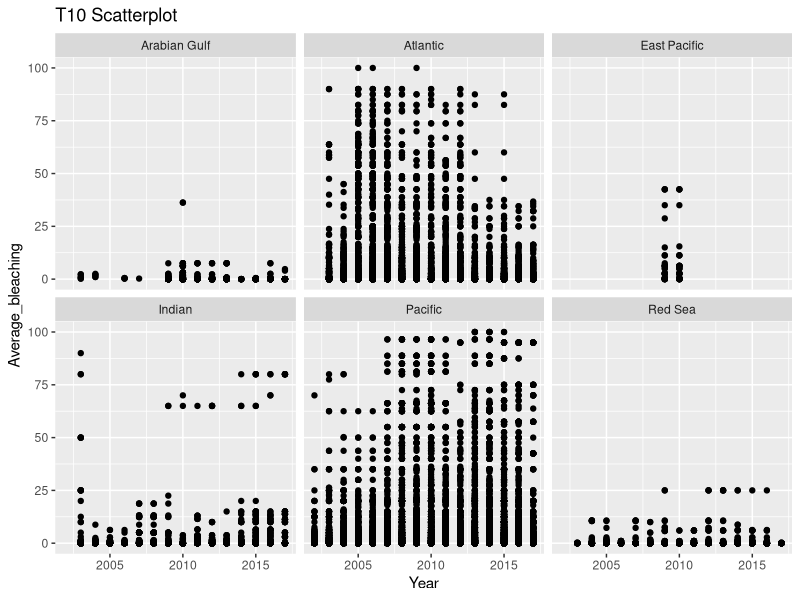
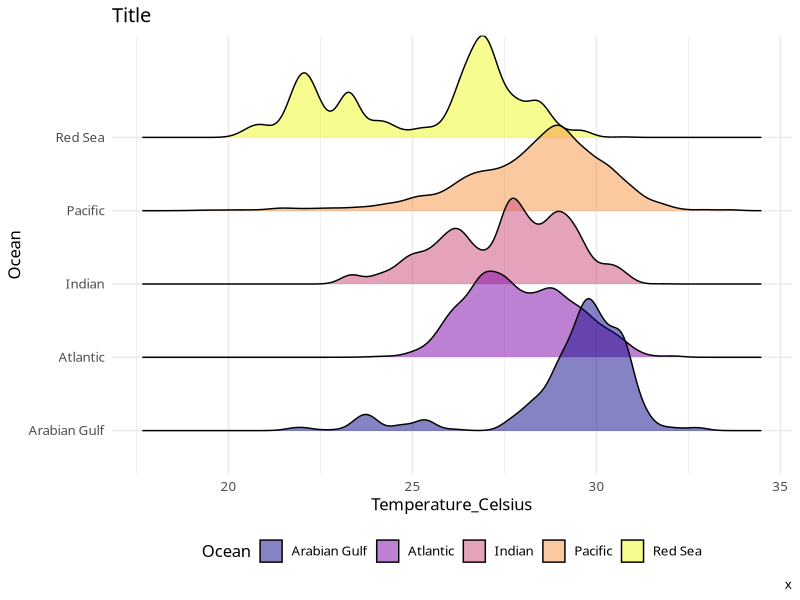
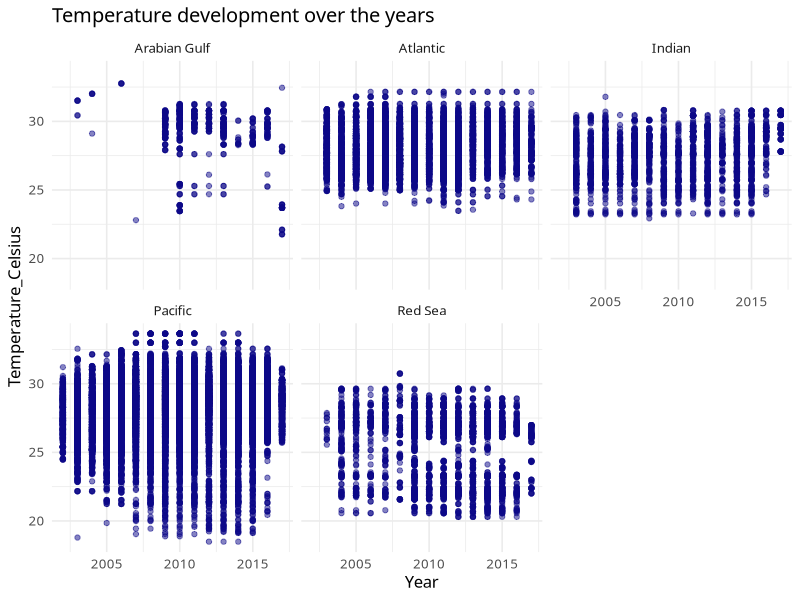
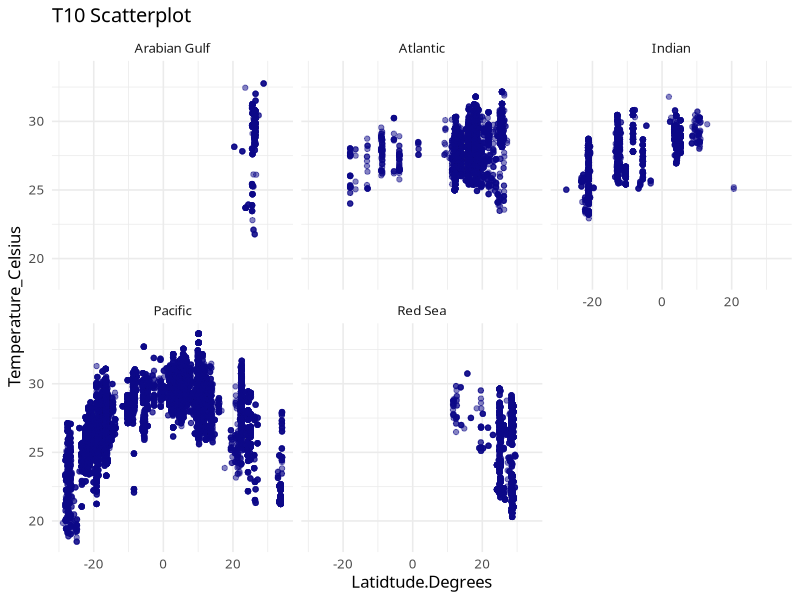
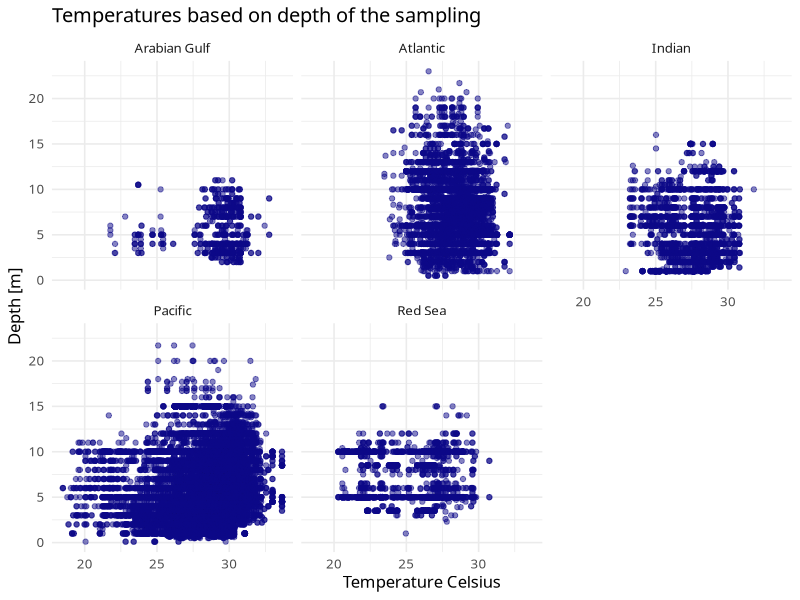
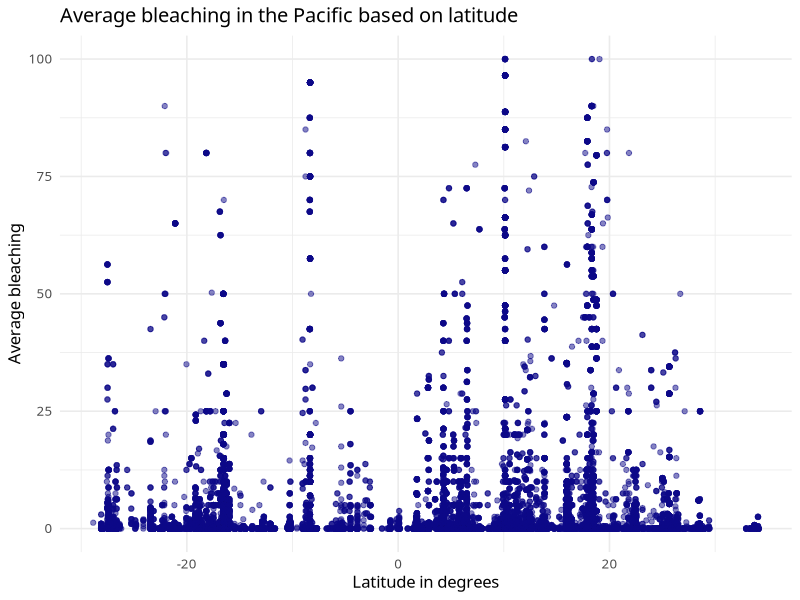
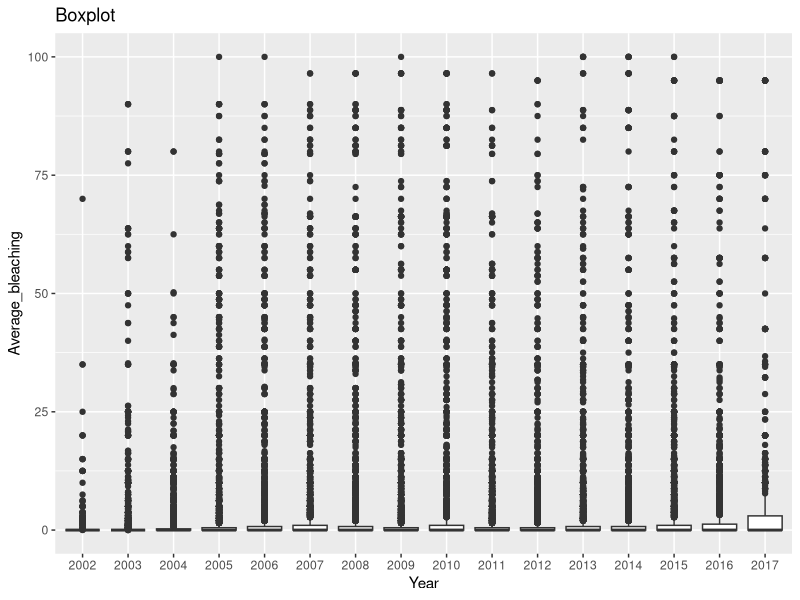

These charts were generated, in order, by the following R code:
## ---- chunk 1
#| message: false
library("tidyverse")
library("ggridges")
## ---- chunk 2
#| message: false
data1 <- read_csv(file="data/_raw/reef_data_dataset1.csv")
data2 <- read_csv(file="data/_raw/reef_data_dataset2.csv")

View(data1)
View(data2)
## ---- chunk 3
#| message: false
reef_combined_untidy <- data1 |>
  left_join(data2, by = "ReefID_Name")

write_csv(reef_combined_untidy, "data/_raw/reef_data_combined_untidy.csv")
## ---- chunk 4
reef_combined_tidy <- reef_combined_untidy |>
  separate(
    col  = "ReefID_Name",
    into = c("Reef.ID", "Reef.Name"),
    sep  = " \\| "
  ) |>
  relocate(Reef.ID, Reef.Name, .before = 1)

View(reef_combined_tidy)

write_csv(reef_combined_tidy, "data/_raw/reef_data_combined_tidy.csv")
## ---- chunk 5
reef_combined_tidy |>
  count(Ocean)
## ---- chunk 6
reef_clean <-
  reef_combined_tidy |>
  drop_na(Ocean)
## ---- chunk 7
reef_clean |>
  count(Year)
## ---- chunk 8
reef_clean <- reef_clean |>
  filter(Year != 1998,
         Year != 2000,
         Year != 2001)
## ---- chunk 9
ggplot(data = reef_clean,
       mapping = aes(x = Year,
                     y = Average_bleaching)) +
  geom_point(alpha = (2)) +
  labs(x="Year", y="Average_bleaching", title="T10 Scatterplot", fill="Ocean", color="Ocean") +
  facet_wrap(~ Ocean)
## ---- chunk 10
reef_clean |> 
  count(Ocean)
## ---- chunk 11
reef_clean <- reef_clean |>
  filter(Ocean != "East Pacific")
## ---- chunk 12
reef_clean <- reef_clean |>
  mutate(Temperature_Celsius = Temperature_Kelvin - 273.15)
## ---- chunk 13
ggplot(data = reef_clean,
             mapping = aes(x = Temperature_Celsius,
                           y = Ocean,
                           fill = Ocean)) +
  geom_density_ridges(alpha = 0.5) +
  scale_fill_viridis_d(option = "plasma") +
  labs(x = "Temperature_Celsius",
       y = "Ocean",
       title = "Title",
       caption = "x") +
  theme_minimal(base_family = "Avenir",
                base_size = 12) +
  theme(legend.position = "bottom")
## ---- chunk 14
ggplot(data = reef_clean,
       mapping = aes(x = Year,
                     y = Temperature_Celsius)) +
  geom_point(color= "#0D0887", alpha = (0.5)) +
  labs(x = "Year", y = "Temperature_Celsius", title = "Temperature development over the years", fill="Ocean", color="Ocean") +
  theme_minimal(base_family = "Avenir",
                base_size = 12) +
  theme(legend.position = "bottom")+
  facet_wrap(~ Ocean)
## ---- chunk 15
ggplot(data = reef_clean,
       mapping = aes(x = Latitude.Degrees,
                     y = Temperature_Celsius)) +
  geom_point(color= "#0D0887", alpha = (0.5)) +
  labs(x = "Latidtude.Degrees", y = "Temperature_Celsius", title = "T10 Scatterplot", fill = "Ocean", color = "Ocean") +
  theme_minimal(base_family = "Avenir",
                base_size = 12) +
  theme(legend.position = "bottom")+
  facet_wrap(~ Ocean)
## ---- chunk 16
ggplot(data = reef_clean,
       mapping = aes(x = Temperature_Celsius,
                     y = Depth)) +
  geom_point(color= "#0D0887", alpha = (0.5)) +
  labs(x = "Temperature Celsius", y = "Depth [m]", title = "Temperatures based on depth of the sampling", fill = "Ocean", color = "Ocean") +
  theme_minimal(base_family = "Avenir",
                base_size = 12) +
  theme(legend.position = "bottom")+
  facet_wrap(~ Ocean)

## ---- chunk 17
reef_clean <- reef_clean |>
  mutate(depth_group = cut(
      Depth,
      breaks = seq(0, max(Depth), by = 3),
      right = FALSE
    )
  )
## ---- chunk 18
reef_clean |>
  group_by(Ocean, depth_group) |>
  summarise(mean_temp = mean(Temperature_Celsius, na.rm = TRUE), .groups = "drop") |>
  pivot_wider(
    names_from = Ocean,
    values_from = mean_temp
  )
## ---- chunk 19
reef_clean |> 
  select(Ocean = Pacific) |> 
  ggplot(data = reef_clean,
       mapping = aes(x = Latitude.Degrees,
                     y = Average_bleaching)) +
  geom_point(color= "#0D0887", alpha = (0.5)) +
  labs(x = "Latitude in degrees", y = "Average bleaching", title = "Average bleaching in the Pacific based on latitude", fill = "Ocean", color = "Ocean")+
  theme_minimal(base_family = "Avenir",
                base_size = 12) +
  theme(legend.position = "bottom")
## ---- chunk 20
reef_clean |> 
  select(Ocean = Pacific) |> 
  ggplot(data = reef_clean,
       mapping = aes(x = factor(Year),
                     y = Average_bleaching)) +
  geom_boxplot(alpha = (2)) +
  labs(x = "Year", y = "Average_bleaching", title = "Boxplot")
